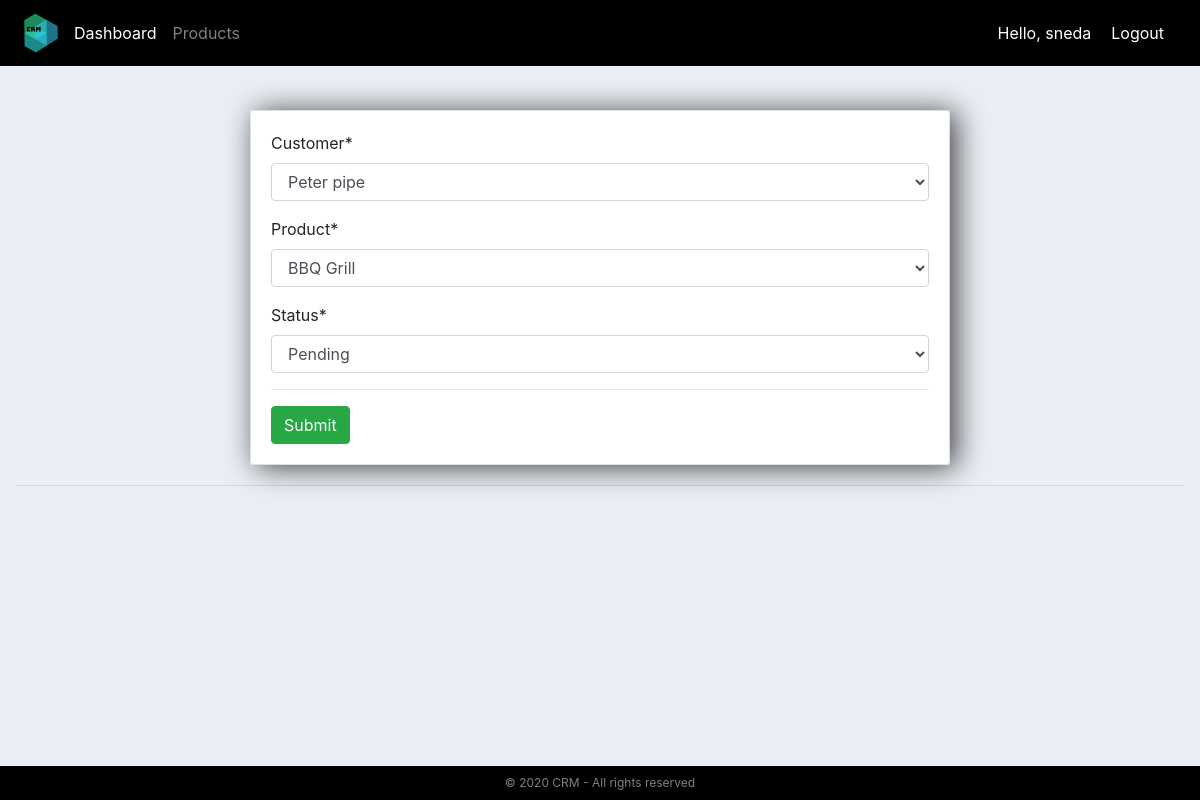
The page /update_order/2/ (signed in) on the database its author committed.
### accounts/models.py (models this page shows, shortened)
class Order(models.Model):
    STATUS = (
            ('Pending','Pending'),
            ('Out for delivery','Out for delivery'),
            ('Delivered','Delivered'),
            )
    customer = models.ForeignKey(Customer, null=True, on_delete = models.SET_NULL)
    product = models.ForeignKey(Product, null=True, on_delete = models.SET_NULL)
    date_created = models.DateTimeField(auto_now_add=True, null=True)
    status = models.CharField(max_length=200, null=True,choices = STATUS)

### accounts/decorators.py (the view)
        def wrapper_func(request, *args, **kwargs):
            group =None
            if request.user.groups.exists():
                group = request.user.groups.all()[0].name
            if group in allowed_roles:
                return view_func(request, *args, **kwargs)
            else:
                return HttpResponse('You are not authorized to view this page')

### accounts/forms.py
class OrderForm(ModelForm):
    class Meta:
        model = Order
        fields = '__all__'

### accounts/models.py (called while the page is built)
    def __str__(self):
        return self.name

    def __str__(self):
        return self.name

### accounts/views.py (called while the page is built)
@login_required(login_url='login')
@allowed_users(allowed_roles=['admin'])
def updateOrder(request, pk):
    order = Order.objects.get(id = pk)
    form = OrderForm(instance=order)
    if request.method == 'POST':
        form = OrderForm(request.POST, instance=order)
        if form.is_valid():
            form.save()
            return redirect('/')
    context = {'form': form}
    return render(request, 'accounts/update_form.html', context)

### accounts/templates/accounts/update_form.html (shortened to what this page needs)
{% extends 'accounts/main.html' %}
{% load static %}
{% block content %}
{% load crispy_forms_tags %}
<br>
<div class = "center-column">
            <div class="card card-body">
                <form action="" method="POST">
                    {{form | crispy}}
                    <hr>
                    <input class= "btn btn-success" type="submit" name="submit">
                </form>
            </div>
    {% endblock %}

### accounts/templates/accounts/navbar.html (shortened to what this page needs)
{% load static %}
<nav class="navbar navbar-expand-lg navbar-dark">
    <img src ="{% static 'images/logo2.png' %}" class="img-responsive">
    <div class="collapse navbar-collapse" id="navbarNav">
        <ul class="navbar-nav">
            {% if request.user.is_staff %}
            <li class="nav-item active">
                <a class="nav-link" href="{% url 'home' %}">Dashboard</a>
            </li>
            <li class="nav-item">
                <a class="nav-link" href="{% url 'products' %}">Products</a>
            </li>
            {% else %}
            <li class="nav-item">
                <a class="nav-link" href="{% url 'account' %}">Settings</a>
            </li>
            {% endif %}
        </ul>
    </div>
    <span class="hello-msg">Hello, {{request.user}}</span>
    <span><a class="hello-msg" href="{% url 'logout' %}">Logout</a></span>
</nav>

### static/css/main.css (style rules this page uses)
body { background-color: #ebeff5; }
.img-responsive { height: auto; width: auto; max-height: 50px; max-width: 250px; }
.center-column { width: 700px; margin: 20px auto; background-color: white; border-radius: 3px; box-shadow: 6px 2px 30px 0px rgba(0,0,0,0.75); }
input { border-radius: 3px; }
input::placeholder { color: #d3d3d3; }

### accounts/templates/accounts/navbar.html (style rules this page uses)
.hello-msg { font : 18px; color: white; margin-right: 20px; }
nav { background-color: black; }

### rows shown on the page
Order: customer "Peter pipe", product "BBQ Grill", status "Pending"

### other values the page prints
{{ request.user }} "sneda"
